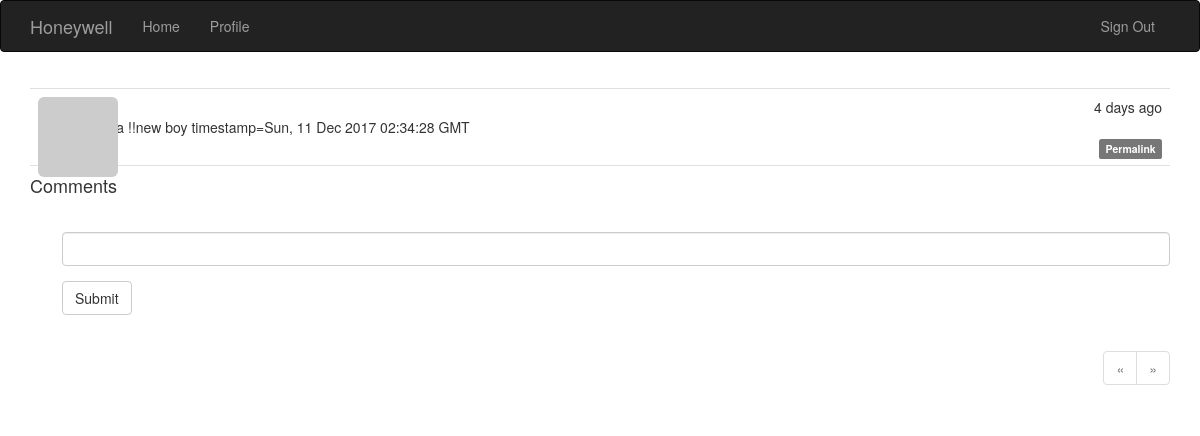
Screenshot of /post/107 (signed in) with the database file from the repository.
### app/models.py (models this page shows, shortened)
class Post(db.Model):
    __tablename__ = 'posts'
    id = db.Column(db.Integer, primary_key=True)
    body = db.Column(db.Text)
    timestamp = db.Column(db.DateTime, index=True, default=datetime.utcnow)
    author_id = db.Column(db.Integer, db.ForeignKey('users.id'))
    body_html = db.Column(db.Text)
    comments = db.relationship('Comment', backref='post', lazy='dynamic')

### app/main/views.py (the view, shortened to what this page needs)
@main.route('/post/<int:id>', methods=['GET', 'POST'])
def post(id):
    post = Post.query.get_or_404(id)
    form = CommentForm()
    page = request.args.get('page', 1, type=int)
    if page == -1:
        page = (post.comments.count() - 1) // \
            current_app.config['FLASKY_COMMENTS_PER_PAGE'] + 1
        flash('page: '+str(page))
    pagination = post.comments.order_by(Comment.timestamp.asc()).paginate(
        page, per_page=current_app.config['FLASKY_COMMENTS_PER_PAGE'],
        error_out=False)
    comments = pagination.items
    return render_template('post.html', posts=[post], form=form,
                           comments=comments, pagination=pagination)

### app/main/forms.py
class CommentForm(Form):
    body = StringField('', validators=[Required()])
    submit = SubmitField('Submit')

### app/auth/views.py (called while the page is built)
@auth.before_app_request
def before_request():
    if current_user.is_authenticated:
        current_user.ping()
        if not current_user.confirmed \
            and request.endpoint \
            and request.endpoint[:5] != 'auth.' \
            and request.endpoint != 'static':
            return redirect(url_for('auth.unconfirmed'))

### app/main/__init__.py (called while the page is built)
@main.app_context_processor
def inject_permission():
    return dict(Permission=Permission)

### app/models.py (called while the page is built)
@login_manager.user_loader
def load_user(user_id):
    return User.query.get(int(user_id))

    def ping(self):
        self.last_seen = datetime.utcnow()
        db.session.add(self)

    def can(self, permissions):
        return self.role is not None and \
               (self.role.permissions & permissions) == permissions

    def is_administrator(self):
        return self.can(Permission.ADMINISER)

    def gravatar(self, size=100, default='identicon', rating='g'):
        if request.is_secure:
            url = 'https://secure.gravatar.com/avatar'
        else:
            url = 'http://www.gravatar.com/avatar'
        hash = self.avatar_hash or hashlib.md5(self.email.encode('utf-8')).hexdigest()
        return '{url}/{hash}?s={size}&d={default}&r={rating}'.format(
            url=url, hash=hash, size=size, default=default, rating=rating)

### app/templates/post.html (shortened to what this page needs)
{% extends "base.html" %}
{% import "bootstrap/wtf.html" as wtf %}
{% import "_macros.html" as macros %}
{% block page_content %}
{% include '_posts.html' %}
<h4 id="comments">Comments</h4>
{%if current_user.can(Permission.COMMENT) %}
<div class="comment-form">
    {{ wtf.quick_form(form) }}
</div>
{% endif %}
{% if pagination %}
<div class="pagination">
    {{ macros.pagination_widget(pagination, '.post', fragment='#comments', id=posts[0].id) }}
</div>
{% endif %}
{% endblock %}

### app/templates/_posts.html (shortened to what this page needs)
<ul class="posts">
    {% for post in posts %}
    <li class="post">
        <div class="post-thumbnail">
            <a href="{{ url_for('.user', username=post.author.username) }}">
                <img class="img-rounded profile-thumbnail"
                     src="{{ post.author.gravatar(size=40) }}">
            </a>
        </div>
        <div class="post-content">
            <div class="post-date">{{ moment(post.timestamp).fromNow() }}</div>
            <div class="post-author">
                <a href="{{ url_for('.user', username=post.author.username) }}">
                </a>
            </div>
            <div class="post-body">{{ post.body }}</div>
            <div class="post-footer">
                <a href="{{ url_for('.post', id=post.id) }}">
                    <span class="label label-default">Permalink</span>
                </a>
            </div>
        </div>
    </li>
    {% endfor %}
</ul>

### app/static/styles.css (style rules this page uses)
.profile-thumbnail { position: absolute; }
ul.posts { list-style-type: none; padding: 0px; margin: 16px 0px 0px 0px; border-top: 1px solid #e0e0e0; }
ul.posts li.post { padding: 8px; border-bottom: 1px solid #e0e0e0; }
div.post-date { float: right; }
div.post-author { font-weight: bold; }
div.post-thumbnail { position: absolute; }
div.post-content { margin-left: 48px; min-height: 48px; }
div.post-footer { text-align: right; }
div.comment-form { margin: 16px 0px 16px 32px; }
div.pagination { width: 100%; text-align: right; padding: 0px; margin: 0px; }

### rows the page displays
Post: timestamp "4 days ago", body "i am a !!new boy timestamp=Sun, 11 Dec 2017 02:34:28 GMT"
